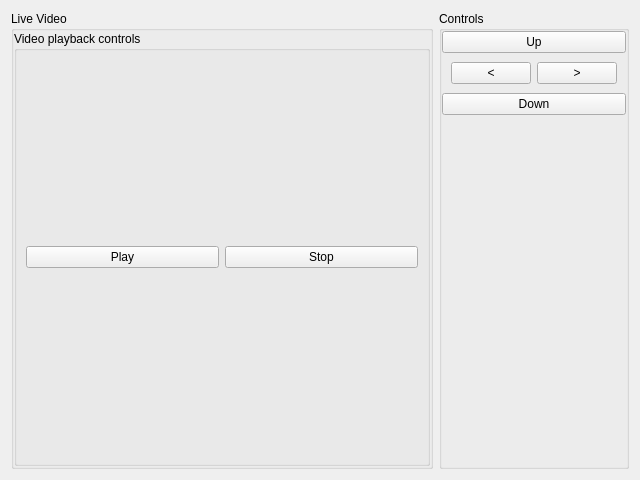
<?xml version="1.0" encoding="UTF-8"?>
<ui version="4.0">
 <class>Form</class>
 <widget class="QWidget" name="Form">
  <property name="geometry">
   <rect>
    <x>0</x>
    <y>0</y>
    <width>640</width>
    <height>480</height>
   </rect>
  </property>
  <property name="windowTitle">
   <string>Form</string>
  </property>
  <layout class="QHBoxLayout" name="horizontalLayout">
   <item>
    <widget class="QGroupBox" name="group_video">
     <property name="sizePolicy">
      <sizepolicy hsizetype="Preferred" vsizetype="Preferred">
       <horstretch>1</horstretch>
       <verstretch>0</verstretch>
      </sizepolicy>
     </property>
     <property name="title">
      <string>Live Video</string>
     </property>
     <layout class="QVBoxLayout" name="verticalLayout">
      <property name="spacing">
       <number>0</number>
      </property>
      <property name="leftMargin">
       <number>0</number>
      </property>
      <property name="topMargin">
       <number>0</number>
      </property>
      <property name="rightMargin">
       <number>0</number>
      </property>
      <property name="bottomMargin">
       <number>0</number>
      </property>
      <item>
       <layout class="QVBoxLayout" name="group_video_vertical_layout">
        <property name="spacing">
         <number>6</number>
        </property>
        <item>
         <widget class="QGroupBox" name="groupBox_3">
          <property name="sizePolicy">
           <sizepolicy hsizetype="Preferred" vsizetype="Minimum">
            <horstretch>0</horstretch>
            <verstretch>0</verstretch>
           </sizepolicy>
          </property>
          <property name="title">
           <string>Video playback controls</string>
          </property>
          <layout class="QHBoxLayout" name="horizontalLayout_2">
           <item>
            <widget class="QPushButton" name="btn_play">
             <property name="text">
              <string>Play</string>
             </property>
            </widget>
           </item>
           <item>
            <widget class="QPushButton" name="btn_stop">
             <property name="text">
              <string>Stop</string>
             </property>
            </widget>
           </item>
          </layout>
         </widget>
        </item>
       </layout>
      </item>
     </layout>
    </widget>
   </item>
   <item>
    <widget class="QGroupBox" name="group_box_controls">
     <property name="title">
      <string>Controls</string>
     </property>
     <layout class="QVBoxLayout" name="verticalLayout_2">
      <property name="spacing">
       <number>0</number>
      </property>
      <property name="leftMargin">
       <number>0</number>
      </property>
      <property name="topMargin">
       <number>0</number>
      </property>
      <property name="rightMargin">
       <number>0</number>
      </property>
      <property name="bottomMargin">
       <number>0</number>
      </property>
      <item>
       <layout class="QVBoxLayout" name="verticalLayout_3">
        <item>
         <widget class="QPushButton" name="btnUp">
          <property name="text">
           <string>Up</string>
          </property>
         </widget>
        </item>
        <item>
         <widget class="QWidget" name="widget" native="true">
          <property name="sizePolicy">
           <sizepolicy hsizetype="Minimum" vsizetype="Minimum">
            <horstretch>0</horstretch>
            <verstretch>0</verstretch>
           </sizepolicy>
          </property>
          <layout class="QHBoxLayout" name="horizontalLayout_3">
           <item>
            <widget class="QPushButton" name="btnLeft">
             <property name="text">
              <string>&lt;</string>
             </property>
            </widget>
           </item>
           <item>
            <widget class="QPushButton" name="btnRight">
             <property name="text">
              <string>&gt;</string>
             </property>
            </widget>
           </item>
          </layout>
         </widget>
        </item>
        <item>
         <widget class="QPushButton" name="btnDown">
          <property name="text">
           <string>Down</string>
          </property>
         </widget>
        </item>
       </layout>
      </item>
      <item>
       <spacer name="verticalSpacer_2">
        <property name="orientation">
         <enum>Qt::Vertical</enum>
        </property>
        <property name="sizeHint" stdset="0">
         <size>
          <width>20</width>
          <height>40</height>
         </size>
        </property>
       </spacer>
      </item>
     </layout>
    </widget>
   </item>
  </layout>
 </widget>
 <resources/>
 <connections/>
</ui>
